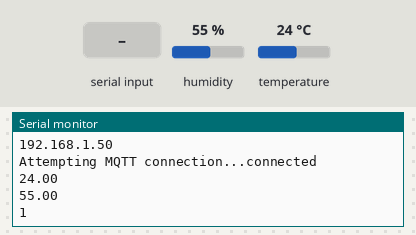
Simulated run of this sketch. Board: ESP32. On the bench: the last lines printed to the serial monitor. Inputs (shaded band) come from the test bench; at power-on: humidity 55 %, temperature 24 °C. WiFi joins after 1.5 s; servers stay silent unless stated; no MQTT or app messages arrive unless stated; web services answer with replies made up by the test bench.

Above: at 2.7 s.
2.8 s: "R" received over Serial
At 5.0 s:
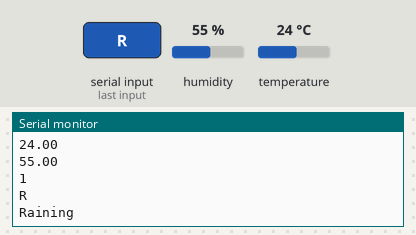
5.3 s: "L" received over Serial
8.5 s: "F" received over Serial
10.8 s: "G" received over Serial
13.0 s: humidity set to 22 %
At 14.4 s:
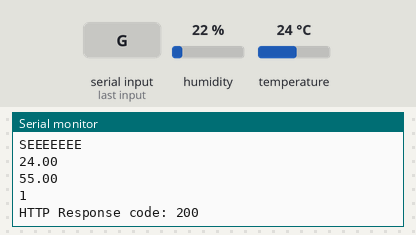
14.5 s: temperature set to 12 °C
At 15.5 s:
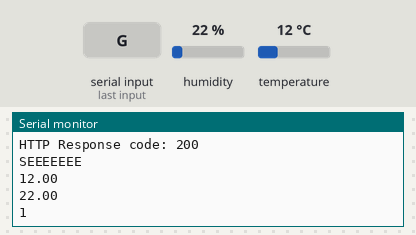
Timing chart, 0 to 17.0 s (numbered marks = the images above; inputs shaded):
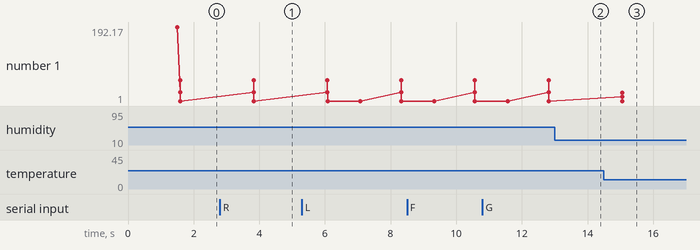

Measured:
- after the input at 2.8 s, the serial monitor: prints a new line after 2.0 s (image 1)
- after the input at 14.5 s, the serial monitor: prints a new line after 0.56 s (image 3)

The sketch:

esp32.ino
```cpp
#include <Wire.h>
#include <PubSubClient.h>
#include <HTTPClient.h>
#include "DHT.h"
#define DHTPIN 2
#define DHTTYPE DHT11 // DHT 11
DHT dht(DHTPIN, DHTTYPE);
#define wifi_ssid "Enter hotspot name"
#define wifi_password "Enter hotspot password"
#define mqtt_server "test.mosquitto.org"
#define hum_topic "Enter_humidity_topic"
#define temp_topic "Enter_temperatuer_topic"

#define fire_topic "fire_topic"
#define gas_topic "Gas_topic"

#define rain_topic "rain_topic"
#define ldr_topic "ldr_topic"

const char *apiKey = "Enter your api key of think space";
const char *thingSpeakAddress = "api.thingspeak.com";

WiFiClient espClient;
PubSubClient client(espClient);

void setup() {
  Serial.begin(9600);
  setupWiFi();
  setupMQTT();
}

void setupWiFi() {
  Serial.println();
  Serial.print("Connecting to ");
  Serial.println(wifi_ssid);

  WiFi.begin(wifi_ssid, wifi_password);

  int attempts = 0;
  while (WiFi.status() != WL_CONNECTED) {
    delay(500);
    Serial.print(".");
    attempts++;
    if (attempts > 20) {
      Serial.println("\nFailed to connect to WiFi. Check your credentials.");
      return;
    }
  }

  Serial.println("");

  Serial.println("WiFi connected");
  Serial.println("IP address: ");
  Serial.println(WiFi.localIP());
}

void setupMQTT() {
  client.setServer(mqtt_server, 1883);
}

void reconnect() {
  while (!client.connected()) {
    Serial.print("Attempting MQTT connection...");

    if (client.connect("ESP8266Client")) {
      Serial.println("connected");

    } else {
      Serial.print("failed, rc=");
      Serial.print(client.state());
      Serial.println(" try again in 5 seconds");
      delay(5000);
    }
  }
}

void loop() {
  if (!client.connected()) {
    reconnect();
  }
  client.loop();
  bool isRain = false;
  bool isFire = false;
  bool isGas = false;
  bool isldr = false;
float h = dht.readHumidity();
float t = dht.readTemperature();
  Serial.println(t);
char receivedChar;
Serial.println(h);

char humidity[7];  // Assuming a reasonable buffer size

   Serial.println(client.publish(hum_topic,String(h).c_str()));
delay(1000);
for (int i =0 ;i<200;i++){
  if (Serial.available()>0)
  {
      receivedChar=Serial.read();
      Serial.println(receivedChar);
    if (receivedChar == 'R')
    {isRain = true;

      Serial.println("Raining");

      }

    if (receivedChar == 'L')
    {
      isldr = true;
      Serial.println("LED: ON");
      Serial.println(client.publish(ldr_topic,"Light ON"));
      }
    if (receivedChar == 'F')
    {
      Serial.println(client.publish(fire_topic,"Alert!! Fire"));
   isFire = true;

    }
    if (receivedChar == 'G')
    {Serial.println(client.publish(gas_topic,"Alert!! Gas Leak"));
      isGas = true;
    }


  }
}

sendDataToThingSpeak(t, h,isRain,isFire ,isGas,isldr);
  client.publish(temp_topic, String(t).c_str());

  delay(1000);
  Serial.println("SEEEEEEE");


}
void publishCheck(float t)
{
  Serial.println("publish hum");
Serial.println(client.publish(hum_topic,String(t).c_str()));
}
void publishTemp(float t)
{Serial.println("publish remp");
  client.publish(temp_topic, String(t).c_str());

}
void sendDataToThingSpeak(float data1, float data2,bool rain,bool fire ,bool gas,bool isladr) {

 int ra= rain ? 1:0;
 int fi= fire ? 1:0;
 int gs= gas ? 1:0;
int ladr = isladr ? 1:0;
  String url = "/update?api_key=" + String(apiKey) +
               "&field1=" + String(data1) +
               "&field2=" + String(data2) +
               "&field3=" + String(ra) +
               "&field4=" + String(fi) +
               "&field5=" + String(gs) +
               "&field6=" + String(ladr)
               ;

  HTTPClient http;
  http.begin(thingSpeakAddress, 80, url);

  int httpResponseCode = http.GET();
  if (httpResponseCode > 0) {
    Serial.print("HTTP Response code: ");
    Serial.println(httpResponseCode);
  } else {
    Serial.print("Error in HTTP request. Code: ");
    Serial.println(httpResponseCode);
  }

  http.end();
}
```
